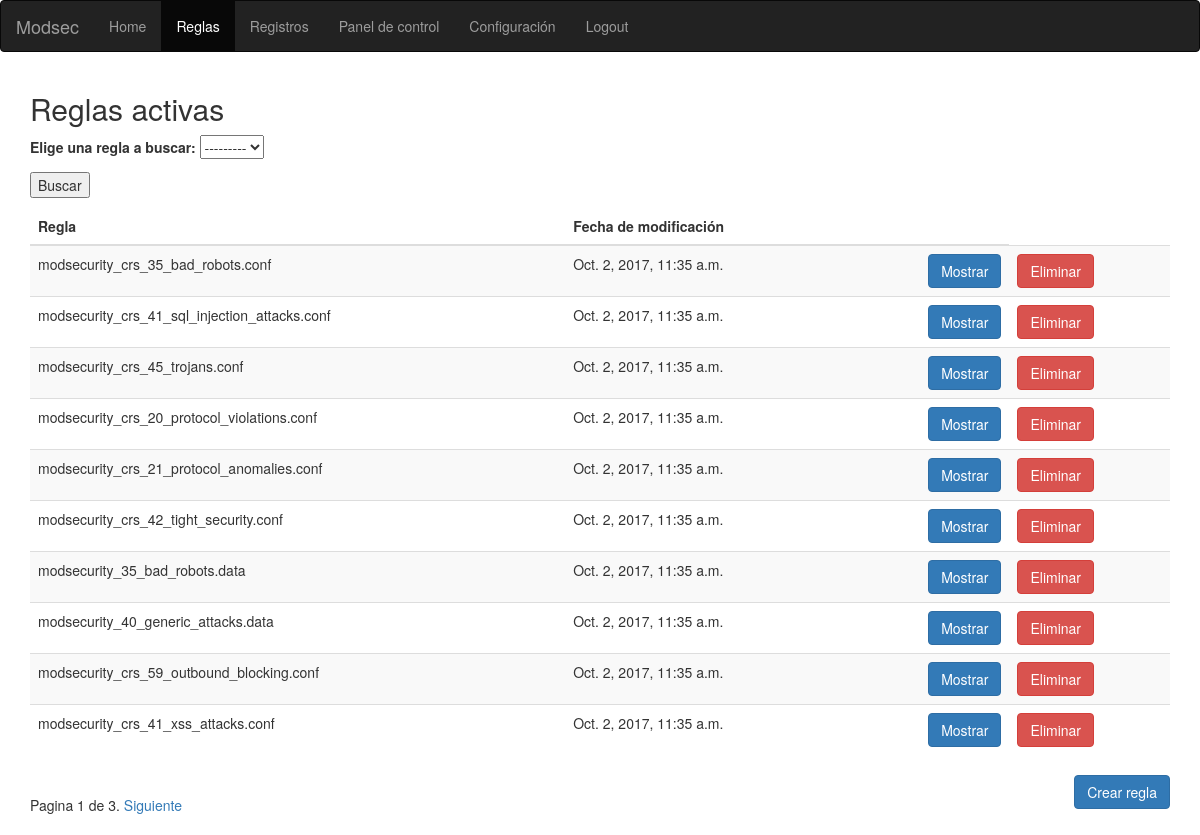
The app's page /modsec/rules/ (signed in) with its own data.
### modsec/models.py (models this page shows, shortened)
class Rule(models.Model):
    name= models.CharField(max_length=200)
    text= RichTextField(config_name='default',extra_plugins=['codesnippet'],)
    lastMod=models.DateTimeField(default=timezone.now)
    path=models.ForeignKey(Path,on_delete=models.CASCADE)

### modsec/views.py (the view)
@login_required(login_url='/modsec/login')
def rules(request):
    rule=""
    if request.method == 'POST':
        form = selectRule(request.POST)
        if form.is_valid():
            rule=form.cleaned_data['ruleSel']
            rules=Rule.objects.all()
            reglas=[]
            for r in rules:
                if str(rule)==str(r):
                    reglas.append(r)
            paginator = Paginator(reglas, 10) # Show 25 contacts per page
            page = request.GET.get('page')
            try:
                reglas = paginator.page(page)
            except PageNotAnInteger:
                reglas = paginator.page(1)
            except EmptyPage:
                reglas = paginator.page(paginator.num_pages)
            context={'form':form,'reglas':reglas,'rule': rule}
            return render(request, 'modsec/rules.html',context)
    else:
        reglas=Rule.objects.all()
        paginator = Paginator(reglas, 10) # Show 25 contacts per page
        page = request.GET.get('page')
        try:
            reglas = paginator.page(page)
        except PageNotAnInteger:
            reglas = paginator.page(1)
        except EmptyPage:
            reglas = paginator.page(paginator.num_pages)
        form = selectRule()
        context={'form':form,'reglas':reglas,'rule': rule}
    return render(request, 'modsec/rules.html',context)

### modsec/forms.py
class selectRule(forms.Form):
    ruleSel=forms.ModelChoiceField(queryset=Rule.objects.all(),label="Elige una regla a buscar")

### modsec/templates/modsec/rules.html (shortened to what this page needs)
<!DOCTYPE html>
<html lang="en">
<head>
  <link rel="stylesheet" href="https://maxcdn.bootstrapcdn.com/bootstrap/3.3.7/css/bootstrap.min.css">
</head>
<body>
<nav class="navbar navbar-inverse">
  <div class="container-fluid">
    <div class="navbar-header">
      <a class="navbar-brand" href="/modsec/">Modsec</a>
    </div>
    <ul class="nav navbar-nav">
      <li><a href="/modsec/">Home</a></li>
      <li class="active"><a href="/modsec/rules/">Reglas</a></li>
      <li><a href="/modsec/logs/">Registros</a></li>
      <li><a href="/modsec/dashboard/">Panel de control</a></li>
       <li><a href="/modsec/conf/">Configuración</a></li>
      <li><a href="/modsec/logout/">Logout</a></li>
    </ul>
  </div>
</nav>
<div class="container">
  <h2>Reglas activas</h2>
   <form id="form" method="post" action="">{% csrf_token %}
    {{form.as_p}}
    <p><input type="submit" value="Buscar"/></p>
  </form>
  <table class="table table-striped">
    <thead>
      <tr>
        <th>Regla</th>
        <th>Fecha de modificación</th>
        <th></th>
      </tr>
    </thead>
    <tbody>
     {% for rule in reglas %}
     	<tr>
			 <td>{{ rule.name }}</td>
			 <td>{{ rule.lastMod }}</td>
			 <td><a href="/modsec/showRule/{{ rule.id }}/" class="btn btn-primary" style="float:right">Mostrar</a></td>
        {% if request.user.is_superuser %}
          <td> <a href="/modsec/deleteRule/{{ rule.id }}/" class="btn btn-danger" style="float:left">Eliminar</a></td>
       {% endif %}
	 {% endfor %}
       </tr>
    </tbody>
  </table>
  <div class="pagination">
    <span class="step-links">
        <span class="current">
            Pagina {{ reglas.number }} de {{ reglas.paginator.num_pages }}.
        </span>
        {% if reglas.has_next %}
            <a href="?page={{ reglas.next_page_number }}">Siguiente</a>
        {% endif %}
    </span>
</div>
 <a href="/modsec/createRule/" class="btn btn-primary" style="float:right">Crear regla</a>
</div>
</body>
</html>

### records on screen
Rule: name "modsecurity_crs_35_bad_robots.conf", lastMod "Oct. 2, 2017, 11:35 a.m."
Rule: name "modsecurity_crs_41_sql_injection_attacks.conf", lastMod "Oct. 2, 2017, 11:35 a.m."
Rule: name "modsecurity_crs_45_trojans.conf", lastMod "Oct. 2, 2017, 11:35 a.m."
Rule: name "modsecurity_crs_20_protocol_violations.conf", lastMod "Oct. 2, 2017, 11:35 a.m."
Rule: name "modsecurity_crs_21_protocol_anomalies.conf", lastMod "Oct. 2, 2017, 11:35 a.m."
Rule: name "modsecurity_crs_42_tight_security.conf", lastMod "Oct. 2, 2017, 11:35 a.m."
Rule: name "modsecurity_35_bad_robots.data", lastMod "Oct. 2, 2017, 11:35 a.m."
Rule: name "modsecurity_40_generic_attacks.data", lastMod "Oct. 2, 2017, 11:35 a.m."
Rule: name "modsecurity_crs_59_outbound_blocking.conf", lastMod "Oct. 2, 2017, 11:35 a.m."
Rule: name "modsecurity_crs_41_xss_attacks.conf", lastMod "Oct. 2, 2017, 11:35 a.m."

### other values on screen
{{ reglas.number }} "1"
{{ reglas.paginator.num_pages }} "3"
